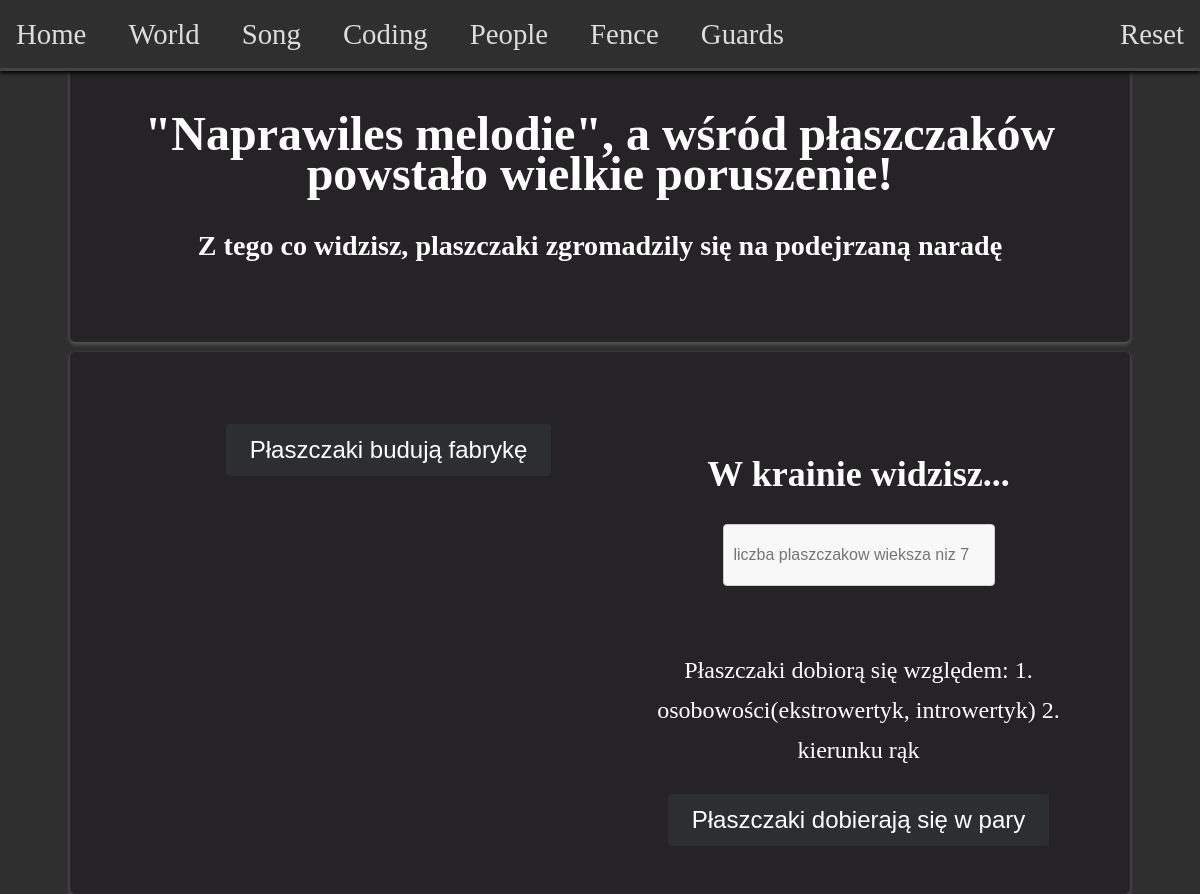
The page /factory/ on the database as committed earlier.
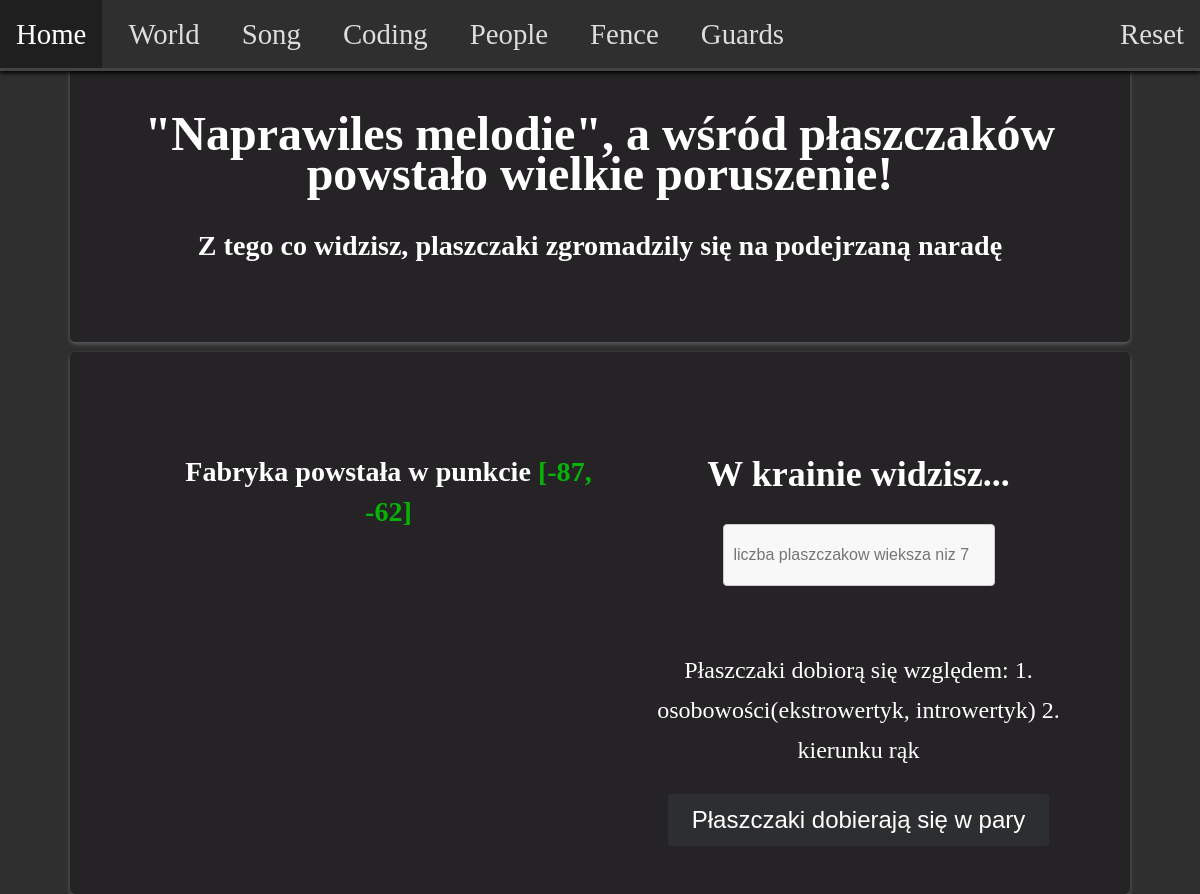
The same page on the database as committed later.
### flatworld/models.py (models this page shows)
class Adventure(models.Model):
    world = models.ImageField(upload_to="images/", default="")
    hull_points = models.JSONField(null=True, blank=True)
    world_points = models.JSONField(null=True, blank=True)
    inhabitants = models.JSONField(null=True, blank=True)
    bearers = models.IntegerField(null=True)
    factory = models.JSONField(null=True, blank=True)
    fence = models.ImageField(upload_to="images/", default="")
    fence_neighbors = models.JSONField(null=True, blank=True)
    fence_cost = models.DecimalField(
        max_digits=10, decimal_places=2, null=True
    )
    song = models.CharField(max_length=1255, null=True)
    changed_song = models.CharField(max_length=100, null=True)
    code = models.JSONField(null=True, blank=True)
    coded_song = models.CharField(max_length=100, null=True)
    guards = models.JSONField(null=True, blank=True)
    schedule = models.JSONField(null=True, blank=True)

### flatworld/views.py (the view, shortened to what this page needs)
# urls.py: path("factory/", views.FactoryView.as_view(), name="factory"),
class FactoryView(APIView):
    def get(self, request):
        try:
            adventure = Adventure.objects.get(id=1)
            return render(
                request,
                "flatworld/bearersAndFactory.html",
                {
                    "factory_exists": adventure.factory,
                    "bearers_exists": adventure.bearers,
                    "factory": adventure.factory,
                    "bearers": adventure.bearers,
                },
            )
        except Adventure.DoesNotExist:
            return render(request, "flatworld/error.html")

### flatworld/templates/flatworld/bearersAndFactory.html (shortened to what this page needs)
{% extends "flatworld/layout.html" %}
{% load static %}
{% block body %}
    <div class="page" id="main">
        <h1> "Naprawiles melodie", a wśród płaszczaków powstało wielkie poruszenie!</h1>
        <h3> Z tego co widzisz, plaszczaki zgromadzily się na podejrzaną naradę </h3>
    </div>
    <div class="page">
        <div class="pageFlex">
            <div class="dividedPage" id="uno">
                {% if factory_exists %}
                    <h3 id="factory"> Fabryka powstała w punkcie <span class="green-text">{{ factory }} </span></h3>
                {% else %}
                    <button id="generateFactory" class="btn">Płaszczaki budują fabrykę</button>
                {% endif %}
            </div>
            <div class="dividedPage" id="dos">
                {% if bearers_exists %}
                    <h3 id="bearers"> Ilość par płaszczaków: <span class="green-text">{{bearers}}</span></h3>
                {% else %}
                    <h2> W krainie widzisz... </h2>
                    <input id="inputPoints" type="number" placeholder="liczba plaszczakow wieksza niz 7"></input><br /><br />
                    <p> Płaszczaki dobiorą się względem: 1. osobowości(ekstrowertyk, introwertyk) 2. kierunku rąk </p>
                    <button id="generateBearers" class="btn">Płaszczaki dobierają się w pary</button>
                {% endif %}
            </div>
        </div>
    </div>
{% endblock %}

### flatworld/templates/flatworld/layout.html (shortened to what this page needs)
{% load static %}
<!DOCTYPE html>
<html lang="en">
    <head>
        <link href="{% static 'flatworld/styles.css' %}" rel="stylesheet">
    </head>
    <body>
        <nav class="nav">
            <a class="nav_item" href="/">Home</a>
            <a class="nav_item" href="/generateWorld">World</a>
            <a class="nav_item" href="/song">Song</a>
            <a class="nav_item" href="/coding">Coding</a>
            <a class="nav_item" href="/factory">People</a>
            <a class="nav_item" href="/fence">Fence</a>
            <a class="nav_item" href="/guards">Guards</a>
            <a id="reset" class="nav_item_r" href="/" >Reset</a>
        </nav>
        <div class="body">
            {% block body %}
            {% endblock %}
        </div>
    </body>
</html>

### flatworld/static/flatworld/styles.css (style rules this page uses)
body { font-family: -apple-system, BlinkMacSystemFont, 'Segoe UI', 'Roboto', 'Oxygen', 'Ubuntu', 'Cantarell', 'Fira Sans', 'Droid Sans', 'Helvetica Neue', sans-serif; -webkit-font-smoothing: antialiased; -moz-osx-font-smoothing: grayscale; font-size: 1.8rem; line-height: 2.5rem; font-family: 'Garamond', serif; background-color: #2f2f2f; color: white; position: relative; margin: 0; padding: 0; text-align: center; }
.page { padding: 6% 5% 4%; margin: 10px 70px 0; font-size: 1.5rem; border-radius: 5px; background-color: #252325; box-shadow: 0 2px 4px rgba(139, 141, 141, 0.5); }
.pageFlex { display: flex; }
.dividedPage { width: 50%; display: inline-block; vertical-align: top; padding-left: 5%; }
nav { position: fixed; top: 0; width: 100%; background-color: #2f2f2f; border-bottom: 3px solid #444; box-shadow: 0 2px 4px rgba(0, 0, 0, 1.5); }
.nav_item { float: left; margin-right: 10px; list-style: none; }
.nav_item { display: block; color: #ddd; text-align: center; padding: 14px 16px; text-decoration: none; transition: color 0.3s ease, background-color 0.3s ease; }
.nav_item_r { display: block; color: #ddd; float: right; text-align: center; padding: 14px 16px; text-decoration: none; transition: color 0.3s ease, background-color 0.3s ease; }
button { display: inline-block; color: #fff; text-align: center; padding: 12px 24px; text-decoration: none; background-color: #2d2e30; border: none; border-radius: 4px; font-size: 1em; transition: background-color 0.3s ease, color 0.3s ease; }
#inputPoints { width: 250px; height: 40px; padding: 10px; border: 1px solid #ccc; border-radius: 4px; font-size: 16px; background-color: #f8f8f8; transition: background-color 0.3s ease; }
.green-text { color: rgb(6, 179, 6); }

Rows that differ between the two databases and show on the page:
now on this page (row edited): Adventure: factory "[-87, -62]"
changed Adventure: factory empty → "[-87, -62]" (drawn)
Other text that changed with them:
text no longer shown: "Płaszczaki budują fabrykę"
text now shown: "Fabryka powstała w punkcie"
